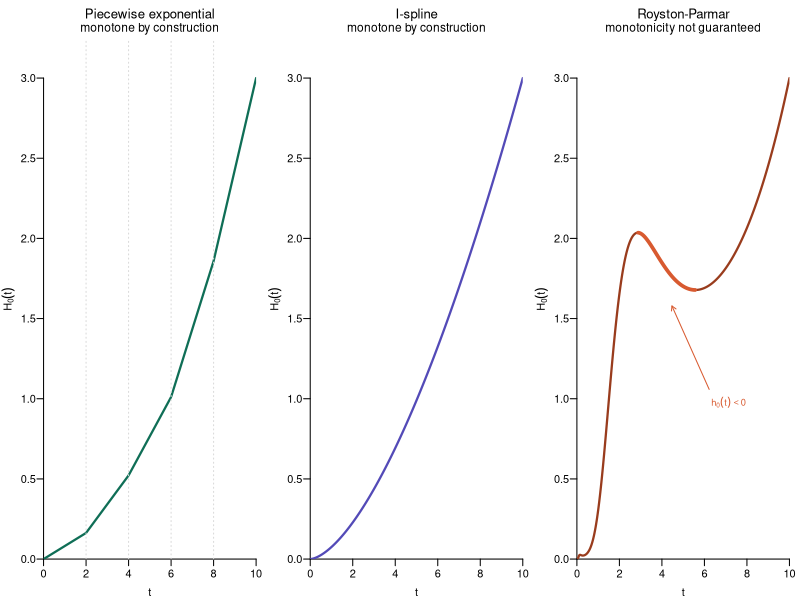

The R script that drew this image:
# -----------------------------------------------------------------
# figures/fig1_baselines.R
# Figure 1: the three baseline constructions of Section 2.2.
#
# Illustrative curves, not fitted values. The figure makes one point:
# whether the cumulative baseline hazard is monotone by construction.
#   piecewise exponential : step hazard, piecewise-linear H0, never decreasing
#   I-spline              : non-negative coefficients on monotone basis functions
#   Royston-Parmar        : exp() guarantees positivity only; H0 can decrease
#
# For the Royston-Parmar panel, log H0 = a0 + b log t - a sin(w (log t - c)),
# and h0 < 0 somewhere requires b - a w < 0; with b = 1.45 and w = 2.1 this
# needs a > 0.690, and a = 0.90 is used. The three panels share the y-axis.
#
# Run from the figures/ directory: Rscript fig1_baselines.R
# Output: fig1_baselines.pdf (vector, 7 x 2.7 in)
# -----------------------------------------------------------------

OUT   <- "fig1_baselines.pdf"
tt    <- seq(0, 10, length.out = 400)
YMAX  <- 3

rescale <- function(y) y / max(y) * YMAX

# --- Piecewise exponential: cumulative of a step hazard ----------
pwe_cuts <- c(0, 2, 4, 6, 8, 10)
pwe_h    <- c(0.10, 0.22, 0.30, 0.52, 0.70)
pwe_H <- function(t) {
  H <- 0
  for (k in seq_along(pwe_h))
    if (t > pwe_cuts[k])
      H <- H + pwe_h[k] * (min(t, pwe_cuts[k + 1]) - pwe_cuts[k])
  H
}
H_pwe <- rescale(vapply(tt, pwe_H, 0))

# --- I-spline: smooth and monotone ------------------------------
H_isp <- rescale(0.035 * tt^1.6)

# --- Royston-Parmar: an example with a decreasing stretch -------
B_RP <- 1.45; W_RP <- 2.1; A_RP <- 0.90; C_RP <- log(4)
stopifnot(B_RP - A_RP * W_RP < 0)     # a decrease is possible
lt   <- log(pmax(tt, 1e-6))
H_rp <- exp(-2.3 + B_RP * lt - A_RP * sin(W_RP * (lt - C_RP)))
H_rp[1] <- 0
H_rp <- rescale(H_rp)

d      <- diff(H_rp)
dip    <- which(d < 0 & tt[-1] > 0.5)
dip_lo <- if (length(dip)) min(dip) else NA
dip_hi <- if (length(dip)) max(dip) + 1 else NA

# --- Drawing -----------------------------------------------------
pdf(OUT, width = 7, height = 2.7, pointsize = 9)
op <- par(mfrow = c(1, 3), mar = c(3.1, 3.3, 3.0, 0.8),
          mgp = c(2.0, 0.6, 0), las = 1, bty = "n")

panel <- function(y, main, sub, col) {
  plot(tt, y, type = "n", xlab = "t", ylab = expression(H[0](t)),
       ylim = c(0, YMAX * 1.08), xaxs = "i", yaxs = "i")
  lines(tt, y, col = col, lwd = 2.2)
  title(main = main, font.main = 1, line = 1.6)
  mtext(sub, side = 3, line = 0.4, cex = 0.72)
}

panel(H_pwe, "Piecewise exponential", "monotone by construction", "#0F6E56")
abline(v = pwe_cuts[2:5], col = "grey85", lty = 3)

panel(H_isp, "I-spline", "monotone by construction", "#534AB7")

panel(H_rp, "Royston-Parmar", "monotonicity not guaranteed", "#993C1D")
if (!is.na(dip_lo)) {
  lines(tt[dip_lo:dip_hi], H_rp[dip_lo:dip_hi], col = "#D85A30", lwd = 3.6)
  xm <- mean(tt[c(dip_lo, dip_hi)])
  ym <- min(H_rp[dip_lo:dip_hi])
  arrows(xm + 2.0, ym - 0.62, xm + 0.25, ym - 0.10,
         length = 0.05, col = "#D85A30")
  text(xm + 2.1, ym - 0.70, expression(h[0](t) < 0),
       col = "#D85A30", cex = 0.85, adj = 0)
}

par(op)
dev.off()

cat("->", OUT, "written\n")
if (!is.na(dip_lo)) {
  cat(sprintf("   decreasing stretch: t from %.2f to %.2f, H0 from %.2f to %.2f\n",
              tt[dip_lo], tt[dip_hi], H_rp[dip_lo], H_rp[dip_hi]))
} else {
  cat("   warning: no decreasing stretch; set A_RP above",
      sprintf("%.3f", B_RP / W_RP), "\n")
}
